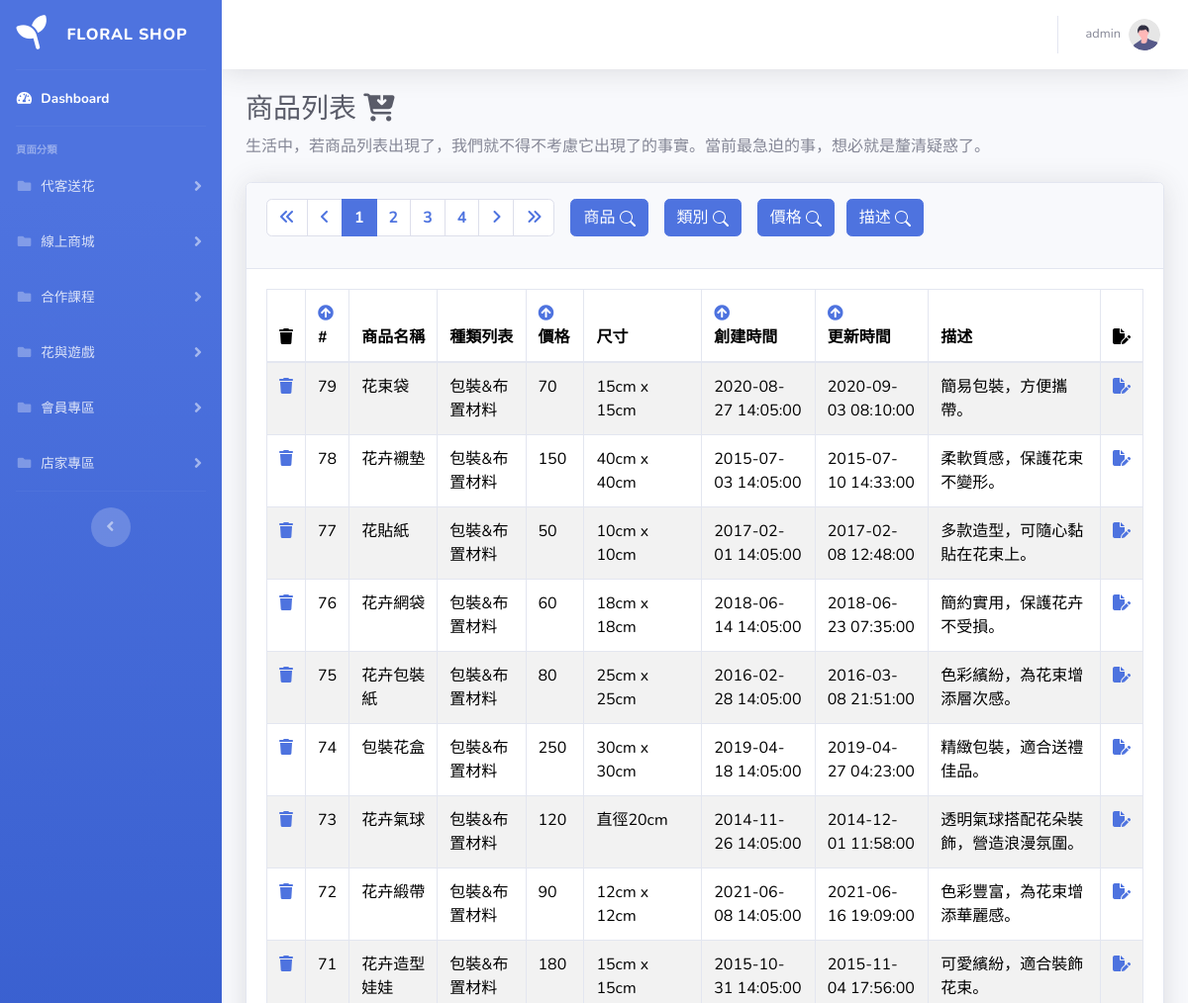
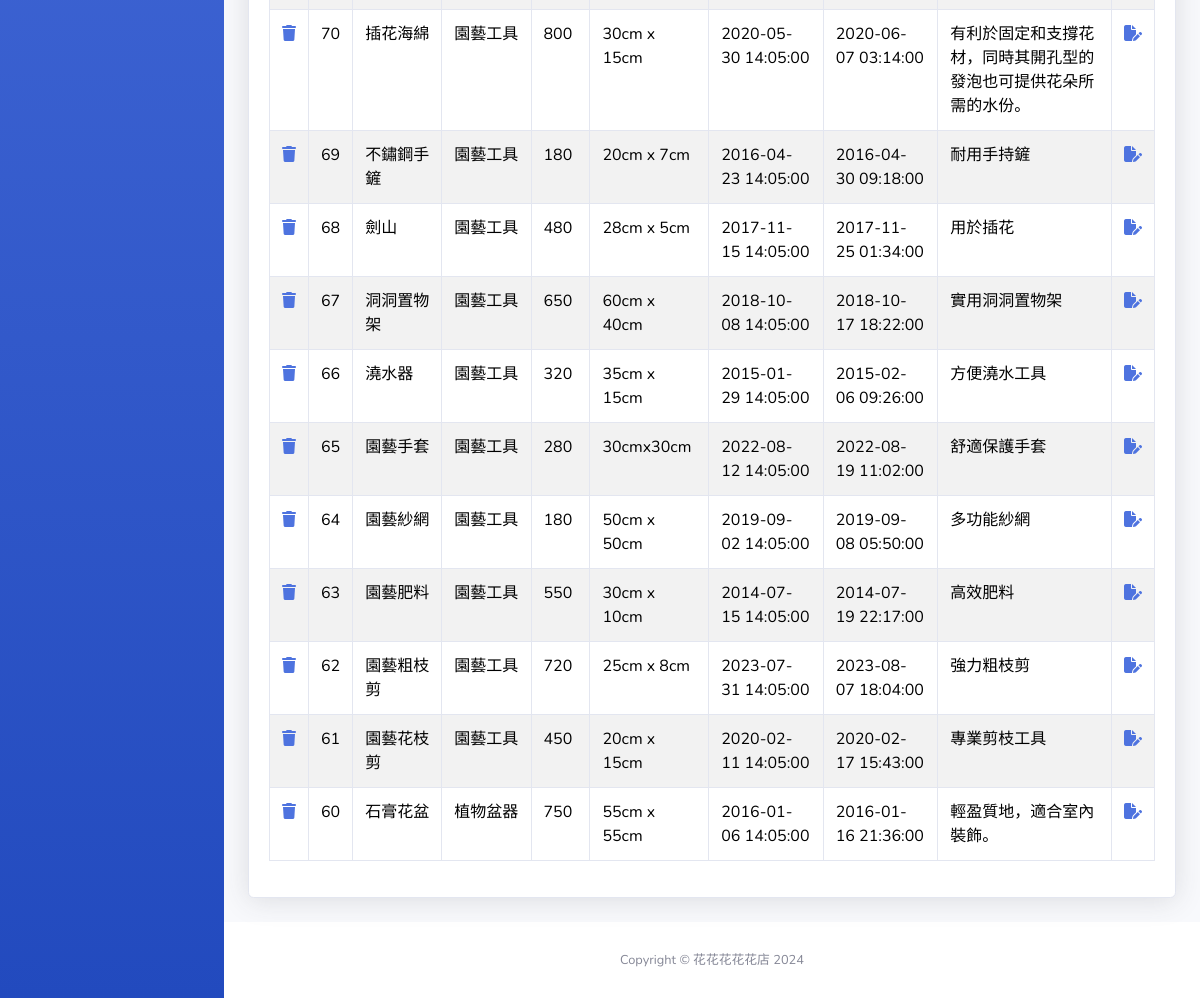
The app's page /pages/product/list.php, older data (2 pictures, top to bottom).
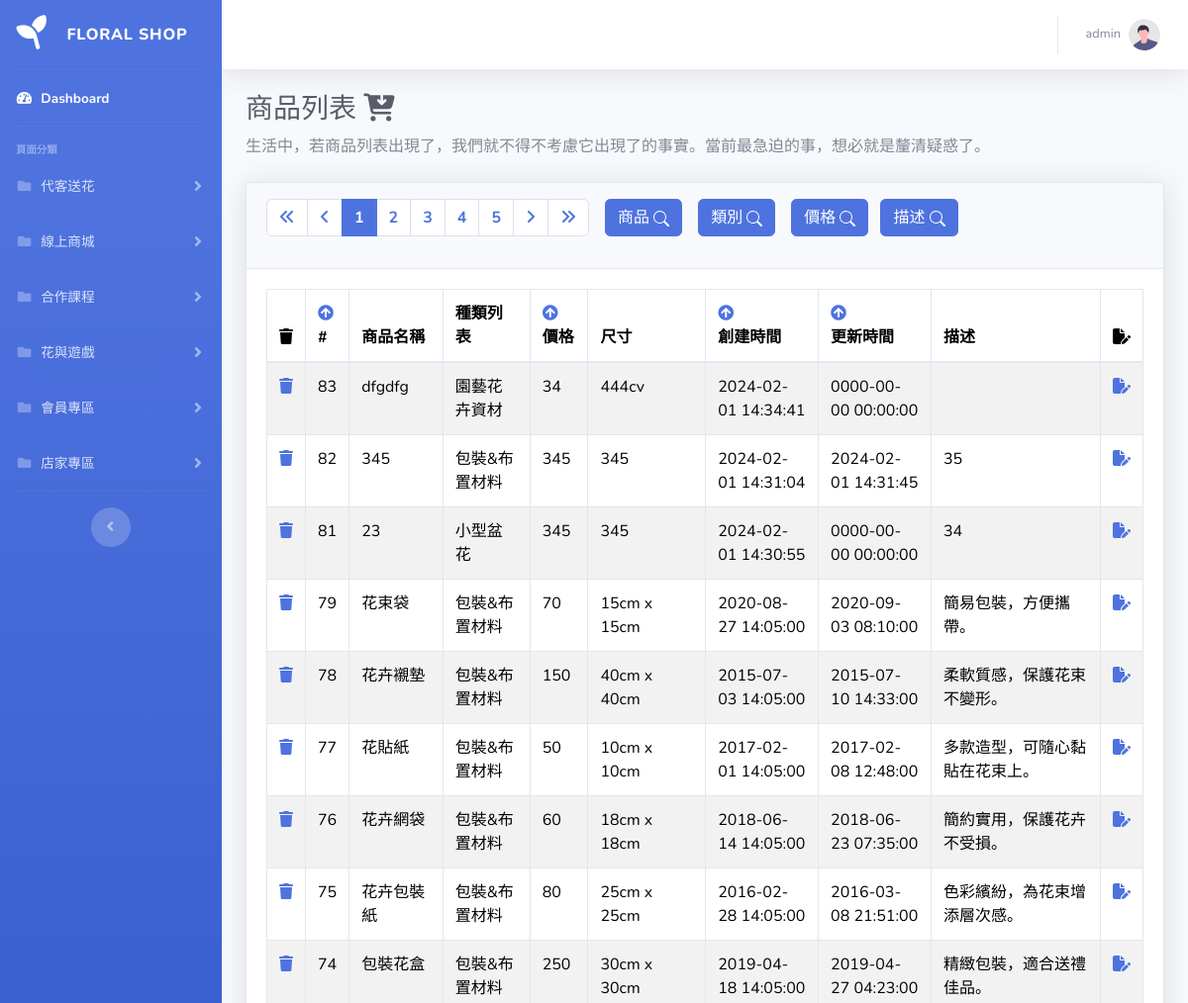
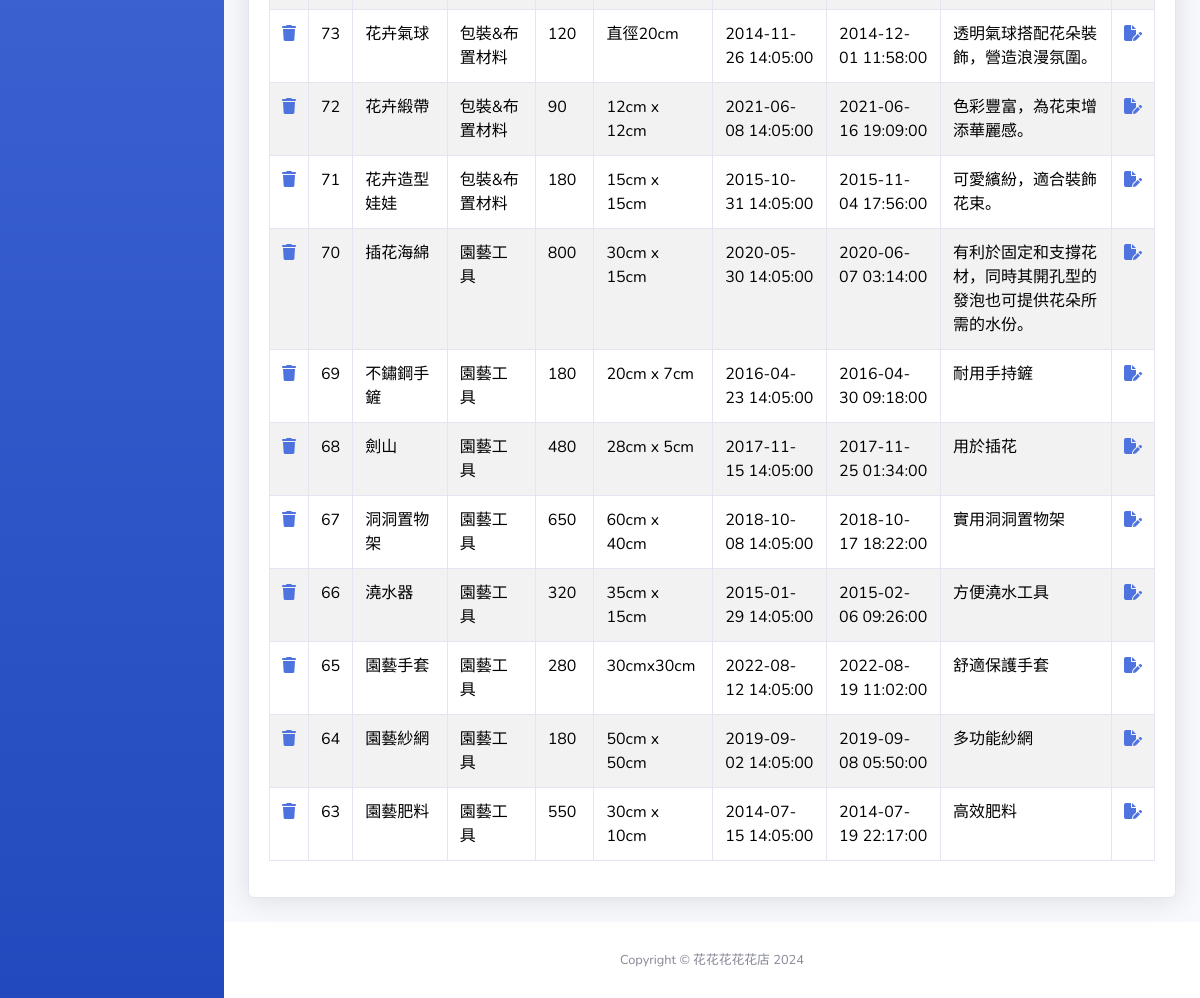
The same page, newer data (2 pictures, top to bottom).
### tables this page shows
CREATE TABLE `product` (
  `product_id` int(11) NOT NULL,
  `name` varchar(255) NOT NULL,
  `categories_id` int(11) NOT NULL,
  `price` int(11) NOT NULL,
  `size` varchar(255) NOT NULL,
  `created_at` datetime NOT NULL,
  `updated_at` datetime DEFAULT NULL,
  `description` text DEFAULT NULL
);

CREATE TABLE `categories` (
  `categories_id` int(11) NOT NULL,
  `name` varchar(255) NOT NULL,
  `parent` int(11) NOT NULL,
  `description` varchar(255) DEFAULT NULL
);

### pages/product/list.php (the view, shortened to what the changed rows need)
<?php require '../parts/db_connect.php';
$searchKeyword = isset($_GET['search']) ? $_GET['search'] : '';
$isSearch = !empty($searchKeyword);
$searchSelectCategory = isset($_GET['searchCategory']) ? $_GET['searchCategory'] : '';
$isSearchCategory = !empty($searchSelectCategory);
$searchPriceFirst = isset($_GET['searchPriceFirst']) ? $_GET['searchPriceFirst'] : '';
$searchPriceSecond = isset($_GET['searchPriceSecond']) ? $_GET['searchPriceSecond'] : '';
$isSearchPrice = ($searchPriceFirst !== '' && $searchPriceSecond !== '');
$searchDescription = isset($_GET['searchDescription']) ? $_GET['searchDescription'] : '';
$isSearchDescription = !empty($searchDescription);
$perPage = 20;
$page = isset($_GET['page']) ? intval($_GET['page']) : 1;
$t_sql = "SELECT COUNT(1) FROM product";
$row = $pdo->query($t_sql)->fetch(PDO::FETCH_NUM);
$totalRows = $row[0];
$totalPages = 0;
$rows = [];
if ($totalRows > 0) {
  $totalPages = ceil($totalRows / $perPage);
  $orderBy = isset($_GET['orderBy']) ? $_GET['orderBy'] : 'product_id';
  $order = isset($_GET['order']) && ($_GET['order'] === 'asc' || $_GET['order'] === 'desc') ? strtoupper($_GET['order']) : 'DESC';
  $sql = sprintf(
    "SELECT p.*, c.name AS category_name FROM product p
    INNER JOIN categories c ON p.categories_id = c.categories_id
    %s
    %s
    %s
    %s
    ORDER BY %s %s
    LIMIT %s, %s",
    $isSearch ? "WHERE p.name LIKE :searchKeyword" : "",
    $isSearchCategory ? "AND p.categories_id = :searchCategory" : "",
    ($isSearchPrice && $searchPriceFirst !== '' && $searchPriceSecond !== '') ? "AND p.price BETWEEN :searchPriceFirst AND :searchPriceSecond" : "",
    $isSearchDescription ? "AND p.description LIKE :searchDescription" : "",
    $orderBy,
    $order,
    ($page - 1) * $perPage,
    $perPage
  );
  $stmt = $pdo->prepare($sql);
  $stmt->execute();
  $rows = $stmt->fetchAll();
}
?>
<?php include '../parts/html-head.php' ?>
<body id="page-top">
  <div id="wrapper">
    <div id="content-wrapper" class="d-flex flex-column">
      <div id="content">
        <div class="container-fluid">
          <h1 class="h3 mb-2 text-gray-800">商品列表 <i class="fa-solid fa-cart-arrow-down"></i></h1>
          <div class="card shadow mb-4">
            <div class="card-header py-3">
              <h6 class="m-0 font-weight-bold text-primary d-flex">
                <nav aria-label="Page navigation example">
                  <ul class="pagination">
                    <?php for ($i = $page - 5; $i <= $page + 5; $i++) :
                      if ($i >= 1 and $i <= $totalPages) : ?>
                        <li class="page-item <?= $i == $page ? 'active' : '' ?>">
                          <a class="page-link" href="?page=<?= $i ?>&orderBy=<?= $orderBy ?>&order=<?= $order ?>">
                            <?= $i ?>
                          </a>
                        </li>
                    <?php endif;
                    endfor; ?>
                  </ul>
                </nav>
              </h6>
            </div>
            <div class="card-body">
              <div class="table-responsive">
                <table class="table table-bordered table-striped" id="dataTable" width="100%" cellspacing="0">
                  <thead>
                    <tr>
                      <th style="width: 20px;"><i class="fa-solid fa-trash"></i></th>
                      <th style="width: 20px;">
                        <a href="?orderBy=product_id&order=<?= (isset($_GET['orderBy']) && $_GET['orderBy'] === 'product_id' && $_GET['order'] === 'asc') ? 'desc' : 'asc' ?>">
                          <i class="fas <?= (isset($_GET['orderBy']) && $_GET['orderBy'] === 'product_id' && $_GET['order'] === 'asc') ? 'fa-arrow-circle-down' : 'fa-arrow-circle-up' ?>"></i>
                        </a>#
                      </th>
                      <th style="width: 100px;">商品名稱</th>
                      <th style="width: 100px;">種類列表</th>
                      <th style="width: 60px;">
                        <a class="d-block" href="?orderBy=price&order=<?= (isset($_GET['orderBy']) && $_GET['orderBy'] === 'price' && $_GET['order'] === 'asc') ? 'desc' : 'asc' ?>">
                          <i class="fas <?= (isset($_GET['orderBy']) && $_GET['orderBy'] === 'price' && $_GET['order'] === 'asc') ? 'fa-arrow-circle-down' : 'fa-arrow-circle-up' ?>"></i>
                        </a>價格
                      </th>
                      <th style="width: 120px;">尺寸</th>
                      <th style="width: 120px;">
                        <a class="d-block" href="?orderBy=created_at&order=<?= (isset($_GET['orderBy']) && $_GET['orderBy'] === 'created_at' && $_GET['order'] === 'asc') ? 'desc' : 'asc' ?>">
                          <i class="fas <?= (isset($_GET['orderBy']) && $_GET['orderBy'] === 'created_at' && $_GET['order'] === 'asc') ? 'fa-arrow-circle-down' : 'fa-arrow-circle-up' ?>"></i>
                        </a>
                        創建時間
                      </th>
                      <th style="width: 120px;">
                        <a class="d-block" href="?orderBy=updated_at&order=<?= (isset($_GET['orderBy']) && $_GET['orderBy'] === 'updated_at' && $_GET['order'] === 'asc') ? 'desc' : 'asc' ?>">
                          <i class="fas <?= (isset($_GET['orderBy']) && $_GET['orderBy'] === 'updated_at' && $_GET['order'] === 'asc') ? 'fa-arrow-circle-down' : 'fa-arrow-circle-up' ?>"></i>
                        </a>
                        更新時間
                      </th>
                      <th style="width: 200px;">描述</th>
                      <th style="width: 20px;"><i class="fa-solid fa-file-pen"></i></th>
                    </tr>
                  </thead>
                  <tbody>
                    <?php foreach ($rows as $r) : ?>
                      <tr>
                        <td style="width: 20px;">
                          <a href="javascript: delete_one(<?= $r['product_id'] ?>)">
                            <i class="fa-solid fa-trash"></i>
                          </a>
                        </td>
                        <td style="width: 20px;"><?= $r['product_id'] ?></td>
                        <td style="width: 100px;"><?= $r['name'] ?></td>
                        <td style="width: 100px;"><?= $r['category_name'] ?></td>
                        <td style="width: 60px;"><?= $r['price'] ?></td>
                        <td style="width: 120px;"><?= $r['size'] ?></td>
                        <td style="width: 120px;"><?= $r['created_at'] ?></td>
                        <td style="width: 120px;"><?= $r['updated_at'] ?></td>
                        <td style="width: 200px;"><?= $r['description'] ?></td>
                        <td style="width: 20px;"><a href=" edit.php?product_id=<?= $r['product_id'] ?>">
                            <i class="fa-solid fa-file-pen"></i>
                          </a>
                        </td>
                      </tr>
                    <?php endforeach ?>
                  </tbody>
                </table>
              </div>
            </div>
          </div>
        </div>
      </div>
    </div>
  </div>
    <?php include '../parts/html-foot.php' ?>

Row changes from the older to the newer data that the page shows:
no longer on this page (row unchanged): product: product_id "62", name "園藝粗枝剪", categories.name "園藝工具", price "720", size "25cm x 8cm", created_at "2023-07-31 14:05:00", updated_at "2023-08-07 18:04:00", description "強力粗枝剪"
no longer on this page (row unchanged): product: product_id "61", name "園藝花枝剪", categories.name "園藝工具", price "450", size "20cm x 15cm", created_at "2020-02-11 14:05:00", updated_at "2020-02-17 15:43:00", description "專業剪枝工具"
no longer on this page (row unchanged): product: product_id "60", name "石膏花盆", categories.name "植物盆器", price "750", size "55cm x 55cm", created_at "2016-01-06 14:05:00", updated_at "2016-01-16 21:36:00", description "輕盈質地，適合室內裝飾。"
added product: product_id "83", name "dfgdfg", categories.name "園藝花卉資材", price "34", size "444cv", created_at "2024-02-01 14:34:41", updated_at "0000-00-00 00:00:00"
added product: product_id "82", name "345", categories.name "包裝&布置材料", price "345", size "345", created_at "2024-02-01 14:31:04", updated_at "2024-02-01 14:31:45", description "35"
added product: product_id "81", name "23", categories.name "小型盆花", price "345", size "345", created_at "2024-02-01 14:30:55", updated_at "0000-00-00 00:00:00", description "34"
Text that changed along with them:
new list line: "5"
